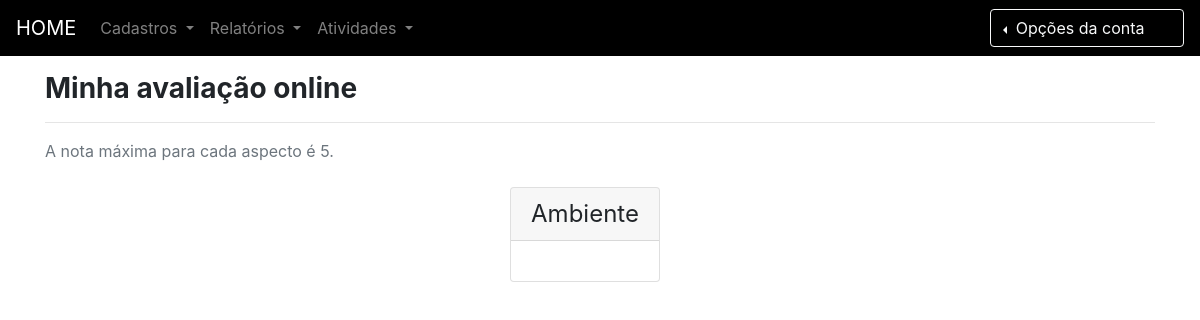
The app's page /avaliacoes/media-das-avaliações/ (signed in), older data.
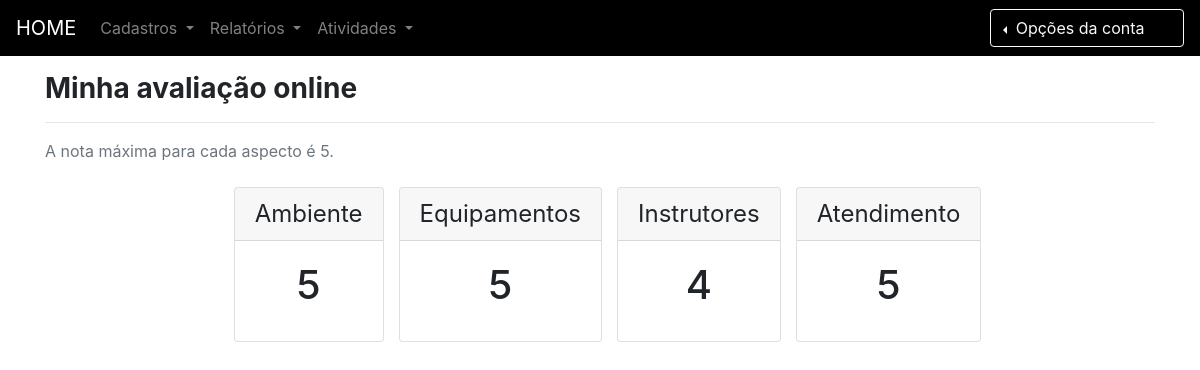
The same page, newer data.
### avaliacoes/models.py (models this page shows)
class Avaliacao(models.Model):
	is_avaliado = models.BooleanField(default=False)
	notaCriterio1 = models.IntegerField(default = 0, blank = False, null = True)
	notaCriterio2 = models.IntegerField(default = 0, blank = False, null = True)
	notaCriterio3 = models.IntegerField(default = 0, blank = False, null = True)
	notaCriterio4 = models.IntegerField(default = 0, blank = False, null = True)
	comentario = models.CharField('Comentario', max_length=200, null = True, blank = True)
	criterio1 = models.ForeignKey('Criterio', on_delete=models.CASCADE,related_name='+', blank=True, null=True)
	criterio2 = models.ForeignKey('Criterio', on_delete=models.CASCADE,related_name='+', blank=True, null=True)
	criterio3 = models.ForeignKey('Criterio', on_delete=models.CASCADE,related_name='+', blank=True, null=True)
	criterio4 = models.ForeignKey('Criterio', on_delete=models.CASCADE,related_name='+', blank=True, null=True)
	avaliador = models.OneToOneField(settings.AUTH_USER_MODEL, on_delete=models.CASCADE, null=True, blank=True, unique=True)
	created_at = models.DateTimeField('Criado em',auto_now_add = True)
	updated_at = models.DateTimeField('Atualizado em',auto_now = True)
	class Meta:
		verbose_name = "Avaliação"
		verbose_name_plural = "Avaliações"
		ordering = ['is_avaliado','notaCriterio1','notaCriterio2','notaCriterio3','notaCriterio4','comentario','criterio1','criterio2','criterio3','criterio4','avaliador','created_at']

### avaliacoes/views.py (called while the page is built)
@permission_required('avaliacoes.add_avaliacao', login_url=views.autorizacao_negada)
def minha_avaliacao(request):
    avaliacao = Avaliacao.objects.filter(avaliador=request.user)
    template_name = 'minha-avaliacao.html'
    context = {
        'avaliacao': avaliacao,
    }
    return render(request, template_name, context)

### avaliacoes/templates/minha-avaliacao.html (shortened to what this page needs)
{% extends "base.html" %}
{% block content %}
<br/><br/><br/>
<div class="container">
	<h3 class="font-weight-bold ">Minha avaliação online</h3>
	<hr/>
	<span class="text-secondary">A nota máxima para cada aspecto é 5.</span>
	<br/><br/>
	<div class="row col-12">
		<div class="card-deck text-center mx-auto">
			<div class="card mb-4 box-shadow">
				<div class="card-header">
					<h4 class="my-0 font-weight-normal">Ambiente</h4>
				</div>
				<div class="card-body">
					{% for notas in avaliacao %}
					<h1 class="card-title pricing-card-title">{{ notas.notaCriterio1}}</h1>
			</div>
		</div>
		<div class="card-deck text-center">
			<div class="card mb-4 box-shadow">
				<div class="card-header">
					<h4 class="my-0 font-weight-normal">Equipamentos</h4>
				</div>
				<div class="card-body">
					<h1 class="card-title pricing-card-title">{{ notas.notaCriterio2}}</h1>
			</div>
		</div>
		<div class="card-deck text-center">
			<div class="card mb-4 box-shadow">
				<div class="card-header">
					<h4 class="my-0 font-weight-normal">Instrutores</h4>
				</div>
				<div class="card-body">
					<h1 class="card-title pricing-card-title">{{ notas.notaCriterio3}}</h1>
			</div>
		</div>
		<div class="card-deck text-center">
			<div class="card mb-4 box-shadow">
				<div class="card-header">
					<h4 class="my-0 font-weight-normal">Atendimento</h4>
				</div>
				<div class="card-body">
					<h1 class="card-title pricing-card-title">{{ notas.notaCriterio4}}</h1>
			</div>
		</div>
		{% endfor%}
	</div>
</div>
{%endblock %}

Row changes from the older to the newer data that the page shows:
added Avaliacao: notaCriterio1 "5", notaCriterio2 "5", notaCriterio3 "4", notaCriterio4 "5"
